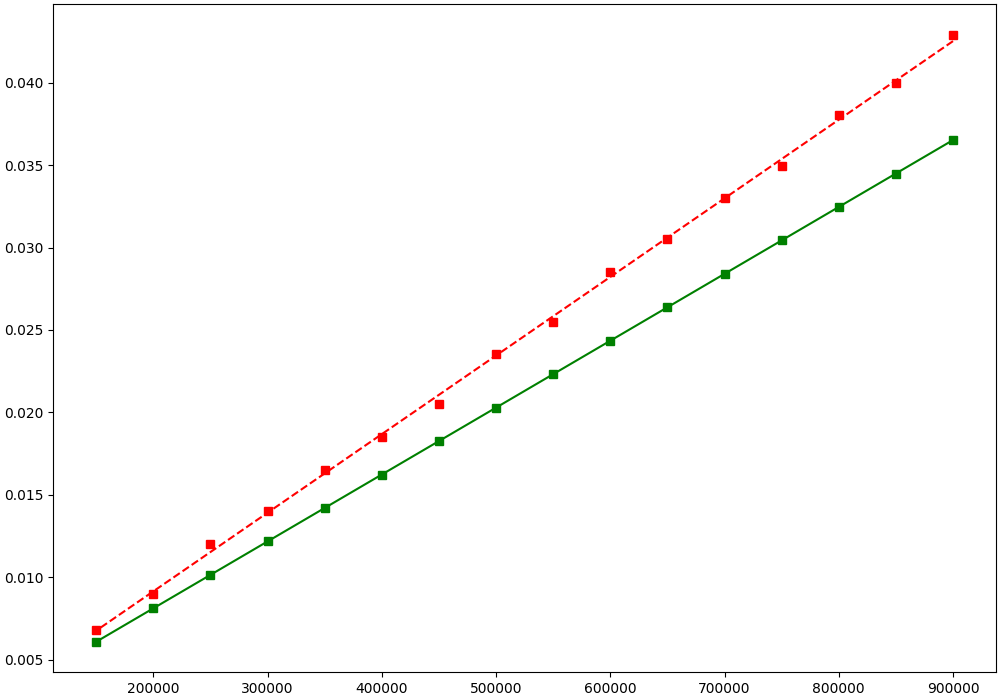

Source code (Python):
import matplotlib.pyplot as plt
import numpy as np
from scipy.optimize import curve_fit 
import math

def mapping(x, a, b): 
    return a * x + b 

x_list = list()
y_list = list()

U2 = 96.5
U1 = 71.6
C = 50 / (10 ** 9)

K_teor = math.log((116.4 - U1)/(116.4 - U2))


with  open('4.data', 'r')  as  data:
    for line in data:
        list_line = list((map(float, line.split())))
        x_list.append(list_line[0] * (10 ** 3))
        y_list.append(1 / list_line[1])

x = np.array(x_list)
y = np.array(y_list)


y1_list = list()

for i in range(len(x_list)):
    y1_list.append(x_list[i] * C * K_teor)
y1 = np.array(y1_list)

x_aproc = x
y_aproc = y

args, covarian = curve_fit(mapping, x_aproc, y_aproc)
a, b = args[0], args[1]
y_fit = a * x_aproc + b

print(a)

fig, ax = plt.subplots(figsize=(10,7), constrained_layout=True)

plt.plot(x, y, 'rs')
plt.plot(x, y1, 'gs-')
plt.plot(x_aproc, y_fit, 'r--')

plt.savefig("4.png")

with open("upd_data", "w+") as upd_data:
    for i in range(len(y)):
        strin = str(x[i]) + " " + str(y[i]) + "\n"
        upd_data.write(strin)


